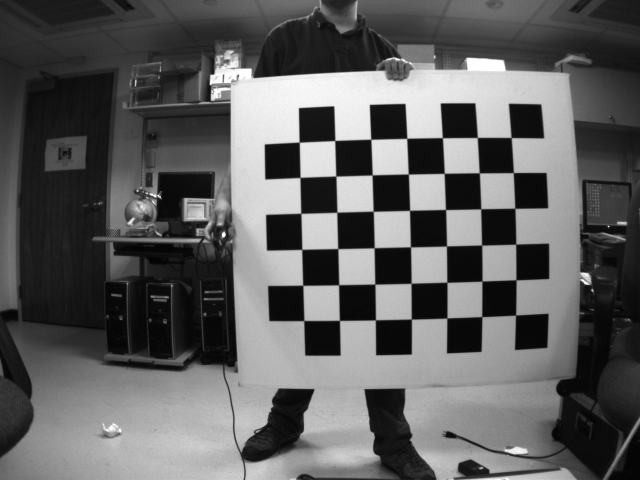
#> input picture Day3/ex3-1_stereo/Calibration/R/right01.png, 1280 x 960 px (shown at 1/2 size); its folder holds 5 pictures in this run
$ python ex3-1-2_camera_calibration_R.py
#> lines starting #> are read from the running program, lines starting #| are printed output that depends on the picture; after the words box and inside, x2 and y2 are one past the last pixel; in counts of white or black regions, pixels touching at a corner belong together
""" Camera calibration (right) """
import numpy as np
import cv2
import glob


""" Calculate camera parameters """
# termination criteria
criteria = (cv2.TERM_CRITERIA_EPS + cv2.TERM_CRITERIA_MAX_ITER, 30, 0.001)

# prepare object points, like (0, 0, 0), (1, 0, 0), (2, 0, 0) ...., (6, 5, 0)
objp = np.zeros((7*6, 3), np.float32)
objp[:, :2] = np.mgrid[0:7, 0:6].T.reshape(-1, 2)

# Arrays to store object points and image points from all the images.
objpoints = [] # 3d point in real world space
imgpoints = [] # 2d points in image plane.

images = glob.glob('./Calibration/R/*.png')

for fname in images:
    img = cv2.imread(fname)
#> img is the input picture: shape (960, 1280, 3); min 0, max 255, mean 94.6
    gray = cv2.cvtColor(img, cv2.COLOR_BGR2GRAY)

    # Find the chess board corners
    ret, corners = cv2.findChessboardCorners(gray, (7, 6), None)
#> ret = True; corners = 42 rows, first 8: [1031.6, 630.6], [964.1, 633.5], [894.4, 636.4], [823.2, 638.6], [751.3, 640], [679.4, 641.2], [608.2, 641.6], [1032.5, 560.1]

    # If found, add object points, image points (after refining them)
    if ret:
        objpoints.append(objp)

        corners2 = cv2.cornerSubPix(gray, corners, (11, 11), (-1, -1), criteria)
#> corners2 = 42 rows, first 8: [1031.7, 630.6], [964.1, 633.7], [894.4, 636.5], [823.1, 638.6], [751.3, 640.3], [679.3, 641.2], [608.2, 641.7], [1032.5, 560.2]
        imgpoints.append(corners2)

        # Draw and display the corners
        img = cv2.drawChessboardCorners(img, (7, 6), corners2, ret)
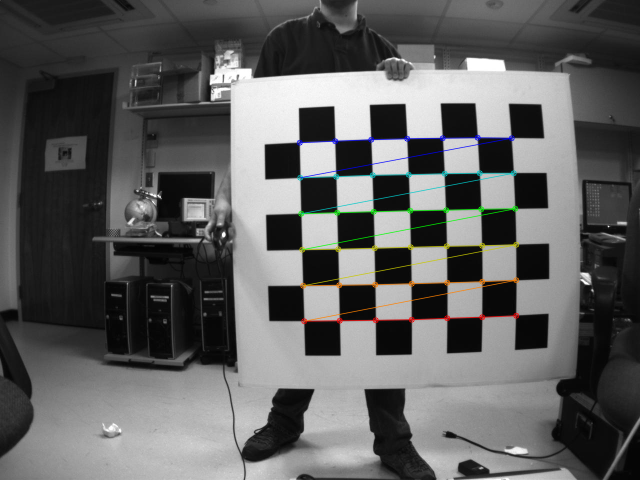
#> img: shape (960, 1280, 3) (shown at 1/2 size); 1.42% of pixels changed, all inside (x1, y1, x2, y2) = (593, 269, 1039, 649)
        cv2.imshow('img', img)
        cv2.waitKey(500)
#> pass 2 of the loop `for fname in images:`:
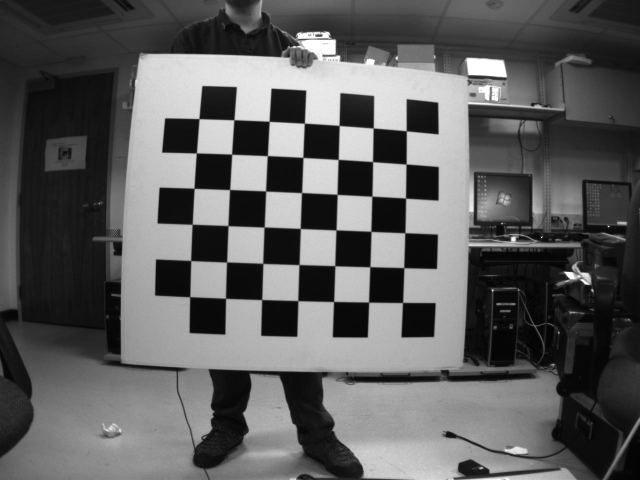
#> input picture Day3/ex3-1_stereo/Calibration/R/right02.png, 1280 x 960 px (shown at 1/2 size)
#> img is the input picture: shape (960, 1280, 3); min 0, max 255, mean 93.1
#> corners = 42 rows, first 8: [805.6, 605.5], [737.7, 604.6], [667.8, 603.4], [596.2, 601.8], [524, 599.5], [451.5, 596.9], [380.2, 593.8], [808, 535.8]
#> corners2 = 42 rows, first 8: [805.6, 605.5], [737.7, 604.7], [667.7, 603.4], [596.2, 601.7], [523.9, 599.6], [451.5, 597], [380, 593.9], [808.1, 535.8]
#> `img = cv2.drawChessboardCorners(img, (7, 6), corners2, ret)`:
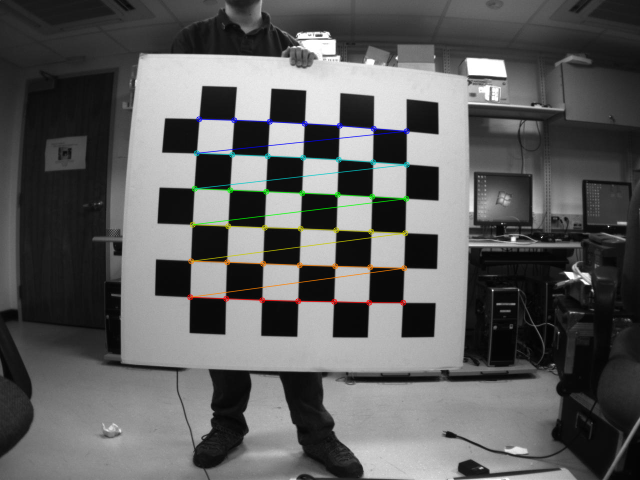
#> img: shape (960, 1280, 3) (shown at 1/2 size); 1.42% of pixels changed, all inside (x1, y1, x2, y2) = (374, 232, 820, 612)
#> pass 3 of the loop `for fname in images:`:
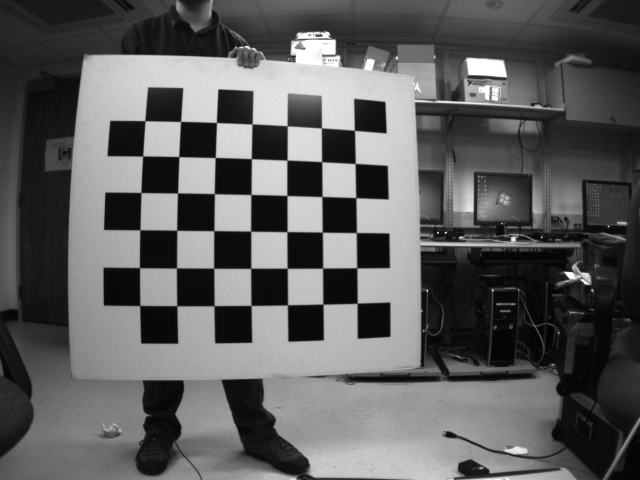
#> input picture Day3/ex3-1_stereo/Calibration/R/right03.png, 1280 x 960 px (shown at 1/2 size)
#> img is the input picture: shape (960, 1280, 3); min 0, max 255, mean 93.1
#> corners = 42 rows, first 8: [714.7, 607], [646.4, 608.6], [575.6, 610.2], [502.6, 611.3], [428.6, 611.7], [354, 612], [279.8, 611.5], [713.7, 535.9]
#> corners2 = 42 rows, first 8: [714.7, 606.8], [646.4, 608.7], [575.5, 610.2], [502.5, 611.3], [428.6, 611.8], [354.1, 611.9], [280.1, 611.5], [714, 536.2]
#> `img = cv2.drawChessboardCorners(img, (7, 6), corners2, ret)`:
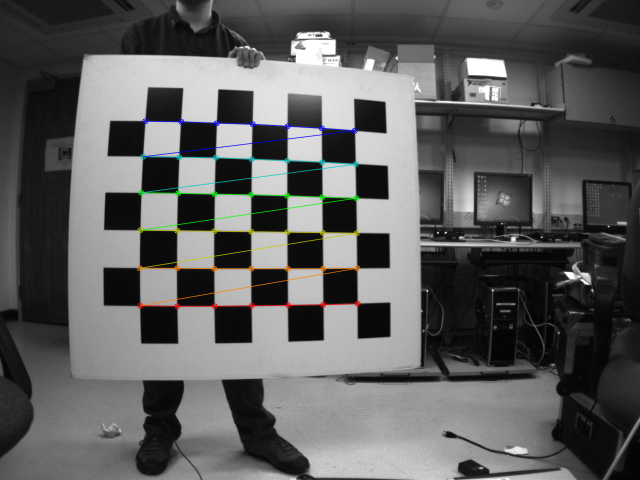
#> img: shape (960, 1280, 3) (shown at 1/2 size); 1.43% of pixels changed, all inside (x1, y1, x2, y2) = (273, 236, 722, 619)
#> the loop made 5 passes; the first 3 are shown

cv2.destroyAllWindows()


""" Calibration """
# mtx: camera matrix
# dist: distortion coefficients
# rvecs, tvecs: rotation, translation vectors
ret, mtx, dist, rvecs, tvecs = cv2.calibrateCamera(objpoints, imgpoints, gray.shape[::-1], None, None)
np.save("./ret_R", ret)
np.save("./mtx_R", mtx)
np.save("./dist_R", dist)
np.save("./rvecs_R", rvecs)
np.save("./tvecs_R", tvecs)
np.save("./FocalLength_R", mtx[0,0]/mtx[1,1])


""" Remove distortion from a sample image """
img = cv2.imread('./Calibration/R/right01.png')
h, w = img.shape[:2]
#> h = 960; w = 1280
newcameramtx, roi = cv2.getOptimalNewCameraMatrix(mtx, dist, (w, h), 1, (w, h))

dst = cv2.undistort(img, mtx, dist, None, newcameramtx)
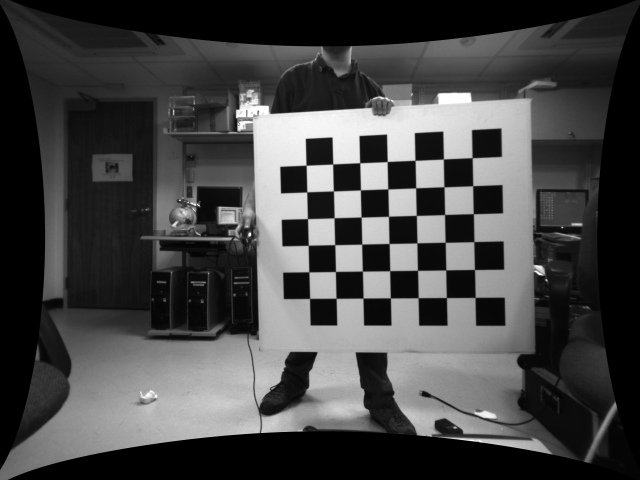
#> dst: shape (960, 1280, 3) (shown at 1/2 size); min 0, max 255, mean 69

x, y, w, h = roi
dst = dst[y:y+h, x:x+w]
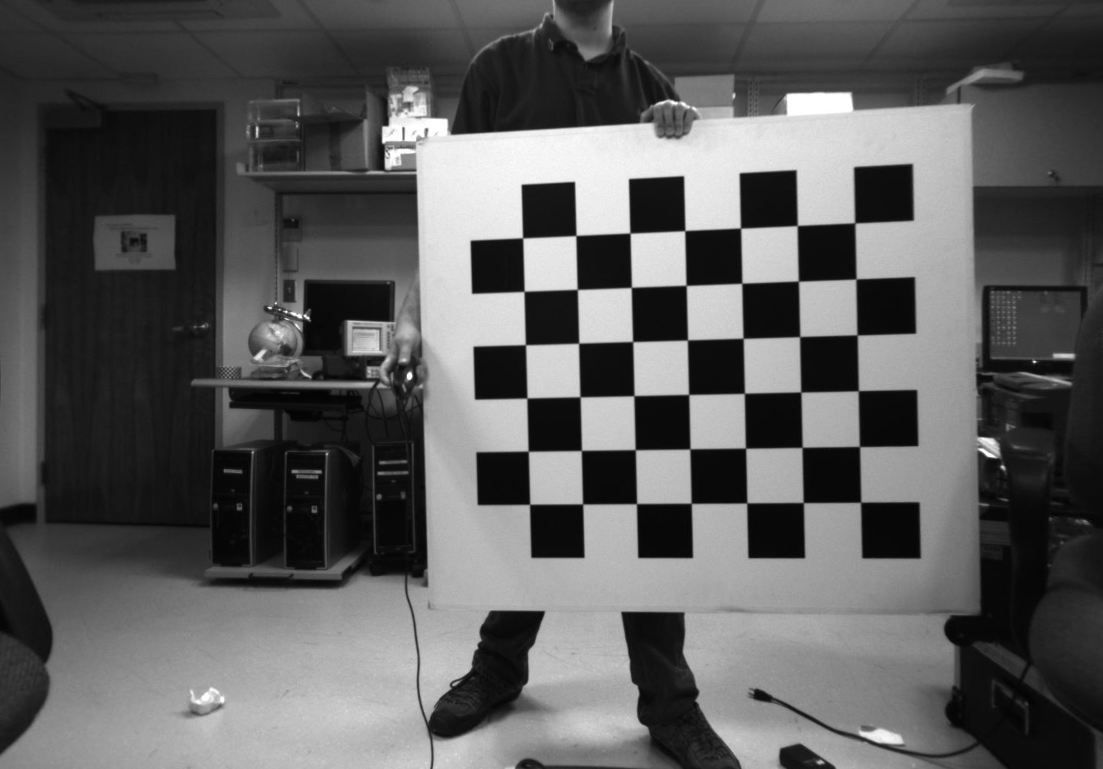
#> dst: shape (769, 1103, 3); min 1, max 255, mean 92.3
cv2.imwrite('./Calibration_result_R.png', dst)
